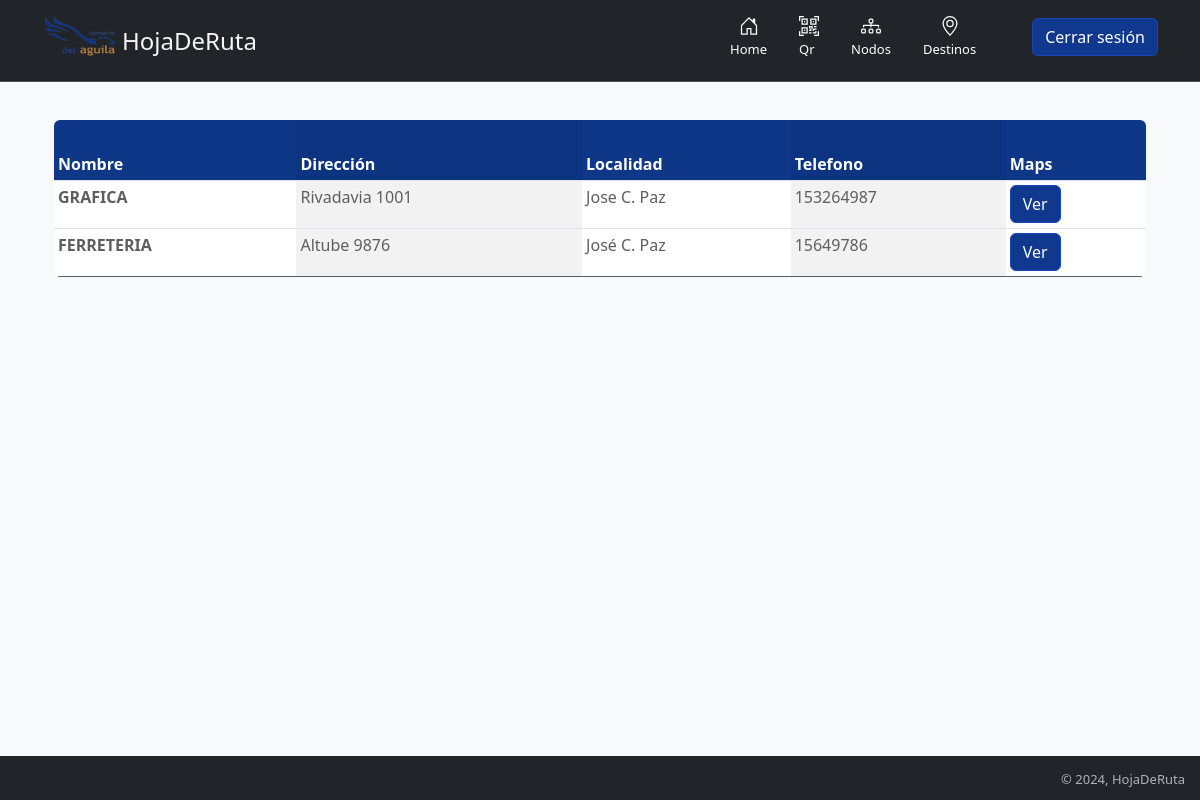
/nodos/destinos/ (signed in), run on an earlier commit of the app's database.
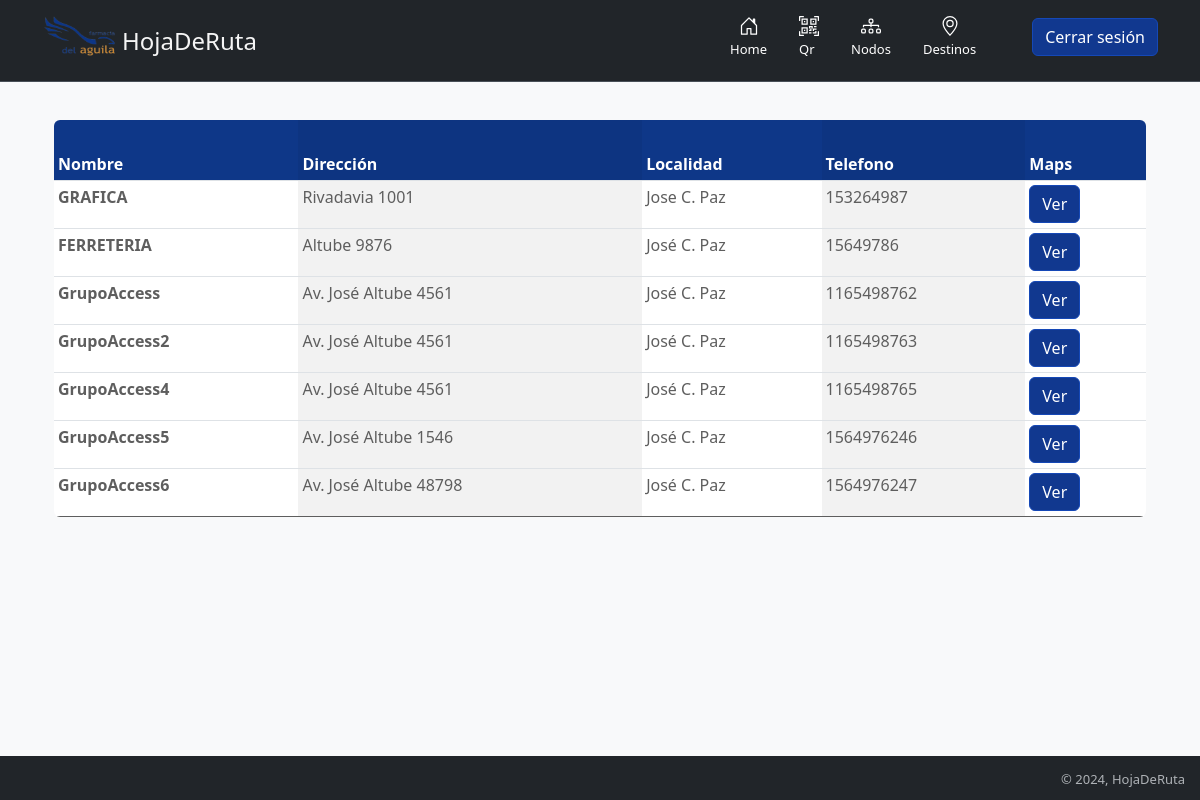
And on a later commit of the database.
### nodos/models.py (models this page shows, shortened)
class Destino(models.Model):
    nombre  = models.CharField(max_length=30)
    calle = models.CharField(max_length=30, blank= True)
    numero = models.IntegerField(null= False)
    localidad = models.CharField(max_length=30, blank= True)
    NumTelefonoRegex = RegexValidator(regex=r"^\+?1?\d{8,15}$")
    telefono = models.CharField(validators=[NumTelefonoRegex], max_length=16, unique=True)
    maps = models.TextField(max_length=1000, blank=True, null=True)
    estado = models.ForeignKey(Estado, on_delete= models.SET_NULL, null= True)
    def ver_maps(self):
        return format_html ('<iframe src="{}" width="300" height="225" style="border:0;" allowfullscreen="" loading="lazy" referrerpolicy="no-referrer-when-downgrade"></iframe>', self.maps)

### nodos/views.py (the view)
# urls.py: path('destinos/', nodos_destinos.ver_destinos, name= 'ver_destinos'),
    def ver_destinos(self, request):
        if request.user.is_authenticated:
            self.obtener_nodos_destinos(self.destinos)
        return render(request, 'nodos/nodos.html', self.params )

### farmacia/models.py (called while the page is built)
    def obtener_nodos_destinos(self, nodo):
        self.params['nodos'] = nodo.filter( estado = self.activo)

### templates/nodos/nodos.html (shortened to what this page needs)
{% extends "layout.html" %}
{% load static %}
{% block content %}
{% if user.is_authenticated %}
    <div class="container">
        <div class="row" style="padding-top: 30px;">
            {% include "nodos/tabla_nodo_destino.html" %}
        </div>
    </div>
{% else %}
    {% include 'titulo.html' %}
    {% include "login-register.html" %}
{% endif %}
{% endblock %}

### templates/nodos/tabla_nodo_destino.html
<div class="table-responsive">
    <table class="table table-striped-columns table-sm">
        <thead>
            <tr>
                <th scope="col" style="background-color: #0e3788; color: white;">Nombre</th>
                <th scope="col" style="background-color: #0e3788; color: white;">Dirección</th>
                <th scope="col" style="background-color: #0e3788; color: white;">Localidad</th>
                <th scope="col" style="background-color: #0e3788; color: white;">Telefono</th>
                <th scope="col" style="background-color: #0e3788; color: white;">Maps</th>
            </tr>
        </thead>
        <tbody>
            {% for nodo in nodos %}
               <tr>
                    <th style="color: rgb(94, 94, 94);">{{ nodo.nombre }}</th>
                    <td style="color: rgb(94, 94, 94);">{{ nodo.calle }} {{ nodo.numero }}</td>
                    <td style="color: rgb(94, 94, 94);">{{ nodo.localidad }}</td>
                    <td style="color: rgb(94, 94, 94);">{{ nodo.telefono }}</td>
                    <td style="color: rgb(94, 94, 94);" scope="row">
                        <button type="button" class="btn btn-primary" data-bs-toggle="modal" data-bs-target="#ventanaModal" data-info='{{ nodo.ver_maps }}'>
                            Ver
                        </button>
                    </td>
                </tr>
                {% empty %}
                    <p>No existen nodos</p>
            {% endfor %}
        </tbody>
    </table>
</div>

What changed in the data, as far as the page shows it:
added Destino: nombre "GrupoAccess", calle "Av. José Altube", numero "4561", localidad "José C. Paz", telefono "1165498762"
added Destino: nombre "GrupoAccess2", calle "Av. José Altube", numero "4561", localidad "José C. Paz", telefono "1165498763"
added Destino: nombre "GrupoAccess4", calle "Av. José Altube", numero "4561", localidad "José C. Paz", telefono "1165498765"
added Destino: nombre "GrupoAccess5", calle "Av. José Altube", numero "1546", localidad "José C. Paz", telefono "1564976246"
added Destino: nombre "GrupoAccess6", calle "Av. José Altube", numero "48798", localidad "José C. Paz", telefono "1564976247"
